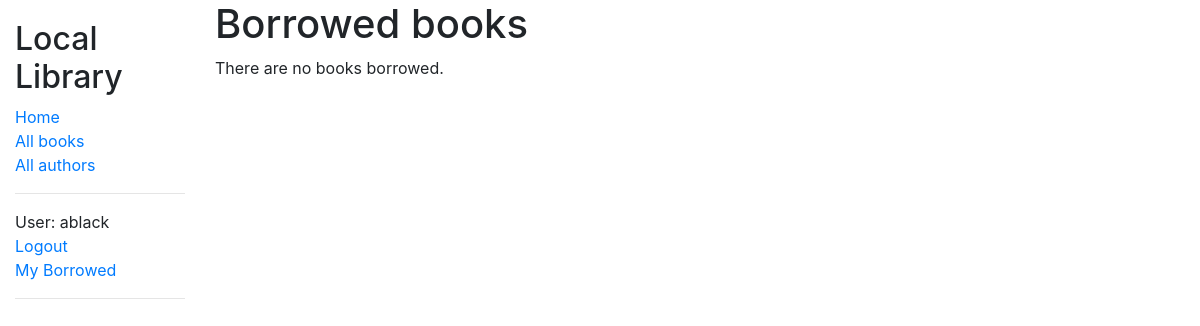
The app's page /catalog/mybooks/ (signed in), older data.
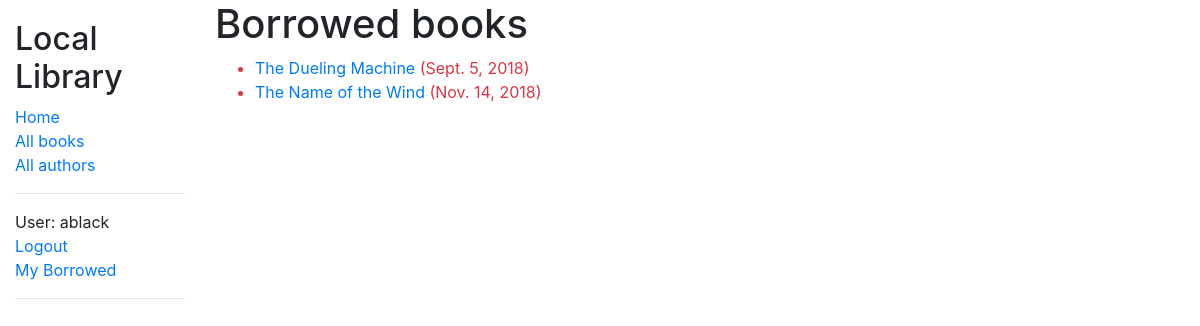
The same page, newer data.
### catalog/models.py (models this page shows, shortened)
class BookInstance(models.Model):
    id = models.UUIDField(primary_key=True, default=uuid.uuid4, help_text='Unique ID for this particular book across whole library')
    book = models.ForeignKey('Book', on_delete=models.SET_NULL, null=True)
    imprint = models.CharField(max_length=200)
    due_back = models.DateField(null=True, blank=True)
    borrower = models.ForeignKey(User, on_delete=models.SET_NULL, null=True, blank=True)
    LOAN_STATUS = (
        ('m', 'Maintenance'),
        ('o', 'On loan'),
        ('a', 'Available'),
        ('r', 'Reserved'),
    )
    status = models.CharField(
        max_length=1,
        choices=LOAN_STATUS,
        blank=True,
        default='m',
        help_text='Book availability',
    )
    class Meta:
        ordering = ['due_back']
        permissions = (("can_mark_returned", "Set book as returned"),)
    @property
    def is_overdue(self,):
        if self.due_back and date.today() > self.due_back:
            return True
        return False

class Book(models.Model):
    title = models.CharField(max_length=200)
    author = models.ForeignKey('Author', on_delete=models.SET_NULL, null=True)
    summary = models.TextField(max_length=1000, help_text='Enter a brief description of the book')
    isbn = models.CharField('ISBN', max_length=13,
                            help_text='13 Character <a href="https://www.isbn-international.org/content/what-isbn">ISBN number</a>')
    genre = models.ManyToManyField(Genre, help_text='Select a genre for this book')
    language = models.ForeignKey('Language', on_delete=models.SET_NULL, null=True)
    class Meta:
        ordering = ['title', 'author']
    def display_genre(self):
        """Create a string for the Genre. This is required to display genre in Admin."""
        return ', '.join(genre.name for genre in self.genre.all()[:3])
    display_genre.description = 'Genre'

### catalog/views.py (the view)
# urls.py: path('mybooks/', views.LoanedBooksByUserListView.as_view(), name='my-borrowed'),
class LoanedBooksByUserListView(LoginRequiredMixin, generic.ListView):
    model = BookInstance
    template_name = 'catalog/bookinstance_list_borrowed_user.html'
    paginate_by = 10
    def get_queryset(self):
        return BookInstance.objects.filter(borrower=self.request.user).filter(status__exact='o').order_by('due_back')

### catalog/templates/catalog/bookinstance_list_borrowed_user.html
{% extends "base_generic.html" %}
{% block content %}
    <h1>Borrowed books</h1>
    {% if bookinstance_list %}
    <ul>
      {% for bookinst in bookinstance_list %}
      <li class="{% if bookinst.is_overdue %}text-danger{% endif %}">
        <a href="{% url 'book-detail' bookinst.book.pk %}">{{bookinst.book.title}}</a> ({{ bookinst.due_back }})
      </li>
      {% endfor %}
    </ul>
    {% else %}
      <p>There are no books borrowed.</p>
    {% endif %}
{% endblock %}

Row changes from the older to the newer data that the page shows:
now on this page (row edited): BookInstance: book "The Dueling Machine", due_back "Sept. 5, 2018"
now on this page (row edited): BookInstance: book "The Name of the Wind", due_back "Nov. 14, 2018"
Text that changed along with them:
text no longer shown: "There are no books borrowed."
